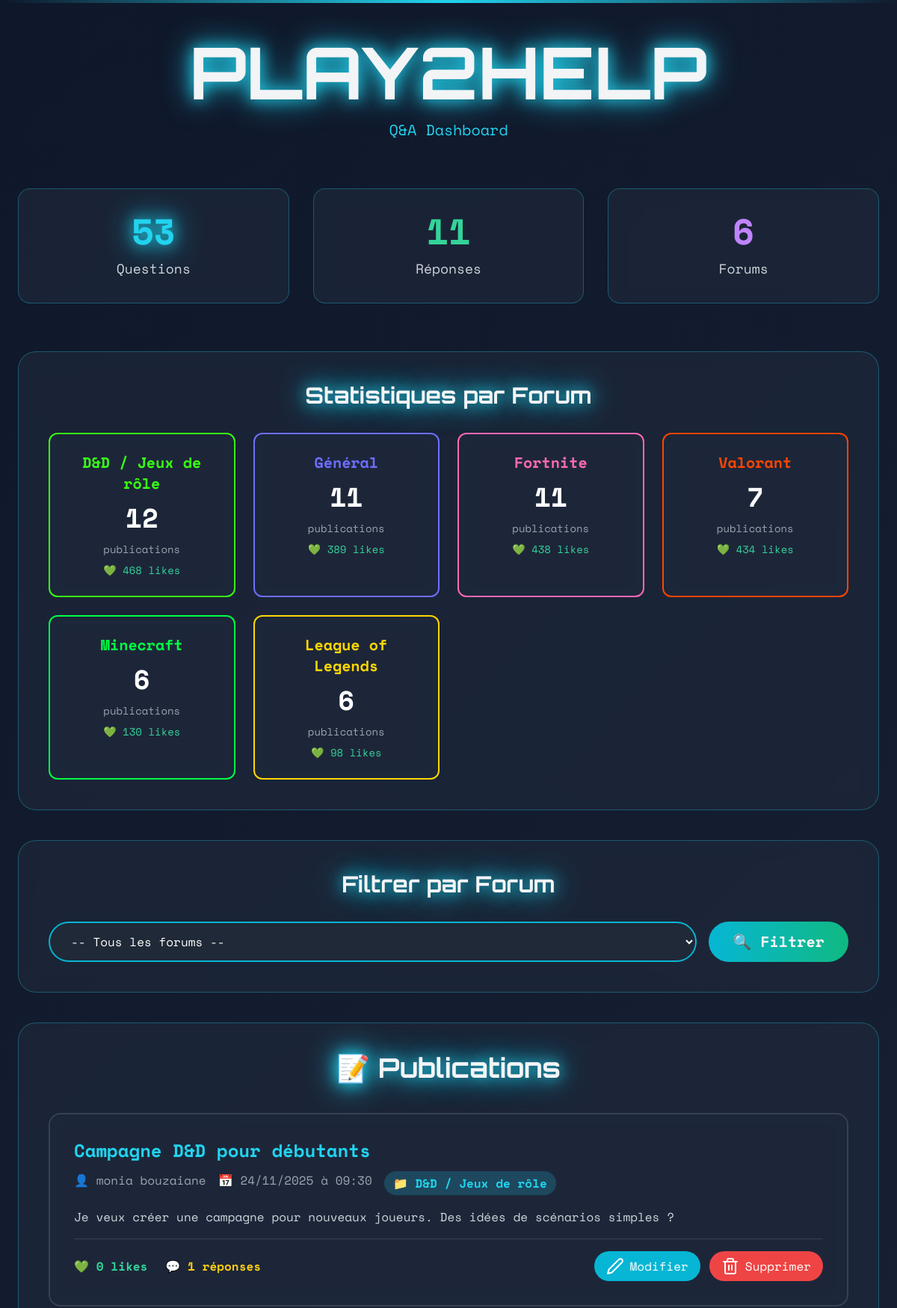
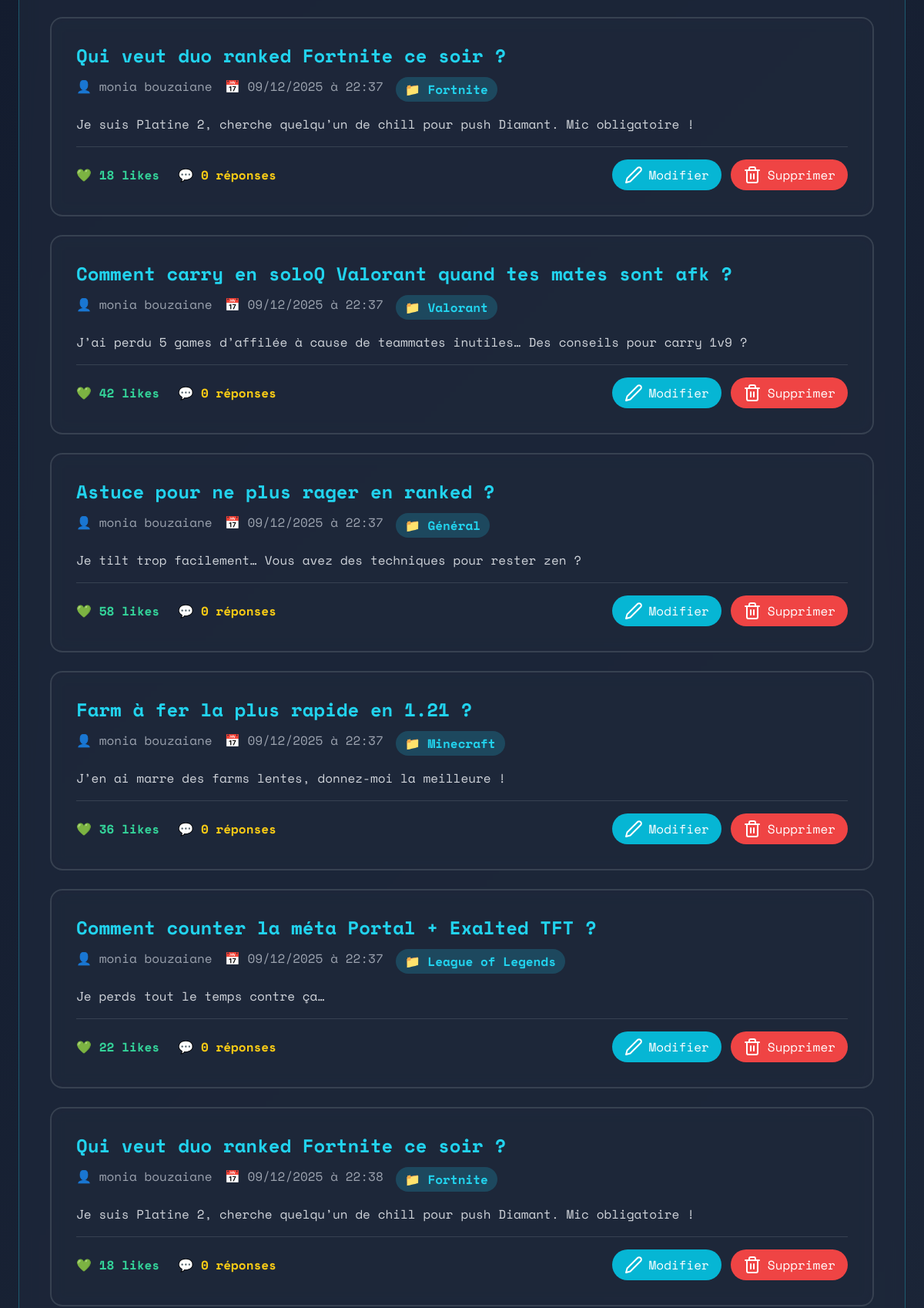
Page /views/backoffice/api_admin.php (upper part) on the committed database (2 pictures, top to bottom).
### tables this page shows
CREATE TABLE `forum` (
  `id_forum` int(11) NOT NULL,
  `nom` varchar(150) NOT NULL,
  `description` text DEFAULT NULL,
  `date_creation` datetime DEFAULT current_timestamp(),
  `couleur` varchar(7) DEFAULT '#6e6eff'
);

CREATE TABLE `publication` (
  `id_publication` int(11) NOT NULL,
  `id_forum` int(11) NOT NULL,
  `id_auteur` int(11) NOT NULL,
  `titre` varchar(255) NOT NULL,
  `contenu` text NOT NULL,
  `image` varchar(500) DEFAULT NULL,
  `date_publication` timestamp NOT NULL DEFAULT current_timestamp(),
  `supprimee` tinyint(4) DEFAULT 0,
  `validee` tinyint(4) DEFAULT 1,
  `likes` int(11) DEFAULT 0,
  `dislikes` int(11) DEFAULT 0,
  `auteur` varchar(50) DEFAULT 'Anonyme',
  `emojis` longtext DEFAULT NULL CHECK (json_valid(`emojis`)),
  `gif_url` varchar(500) DEFAULT NULL,
  `sticker_url` varchar(500) DEFAULT NULL
);

CREATE TABLE `users` (
  `id` int(11) NOT NULL,
  `first_name` varchar(100) NOT NULL,
  `last_name` varchar(100) NOT NULL,
  `username` varchar(100) NOT NULL,
  `email` varchar(255) NOT NULL,
  `birthdate` date NOT NULL,
  `gender` enum('male','female','other','prefer-not') DEFAULT 'prefer-not',
  `country` varchar(100) NOT NULL,
  `city` varchar(100) DEFAULT NULL,
  `role` enum('viewer','streamer','admin') NOT NULL DEFAULT 'viewer',
  `stream_link` varchar(255) DEFAULT NULL,
  `stream_description` text DEFAULT NULL,
  `stream_platform` enum('twitch','youtube','kick','other') DEFAULT NULL,
  `password` varchar(255) NOT NULL,
  `reset_token` varchar(255) DEFAULT NULL COMMENT 'Hash SHA256 du token de réinitialisation',
  `reset_token_expires` datetime DEFAULT NULL COMMENT 'Expiration du token (1 heure)',
  `reset_token_used` tinyint(1) NOT NULL DEFAULT 0 COMMENT 'Token utilisé (0=non utilisé, 1=utilisé) - pour prévenir réutilisation',
  `profile_image` varchar(255) DEFAULT NULL,
  `join_date` timestamp NOT NULL DEFAULT current_timestamp(),
  `created_at` timestamp NOT NULL DEFAULT current_timestamp(),
  `updated_at` timestamp NOT NULL DEFAULT current_timestamp() ON UPDATE current_timestamp(),
  `is_banned` tinyint(1) NOT NULL DEFAULT 0 COMMENT 'Utilisateur banni (1) ou actif (0)',
  `ban_type` enum('soft','permanent') DEFAULT NULL COMMENT 'Type de bannissement: soft (temporaire) ou permanent',
  `ban_reason` text DEFAULT NULL COMMENT 'Raison du bannissement',
  `banned_at` datetime DEFAULT NULL COMMENT 'Date et heure du bannissement',
  `banned_until` datetime DEFAULT NULL COMMENT 'Date d''expiration du bannissement (NULL si permanent)',
  `banned_by` int(11) DEFAULT NULL COMMENT 'ID de l''admin qui a banni'
);

### models/PublicationModel.php (called while the page is built, shortened)
<?php
class PublicationModel {
    private $pdo;
    public function __construct($pdo) {
        $this->pdo = $pdo;
    }
    public function getForums() {
        try {
            $sql = "SELECT * FROM forum ORDER BY nom";
            $stmt = $this->pdo->query($sql);
            return $stmt->fetchAll(PDO::FETCH_ASSOC);
        } catch (PDOException $e) {
            error_log("Erreur getForums: " . $e->getMessage());
            return [];
        }
    }
public function getTotalPublications() {
    try {
        $sql = "SELECT COUNT(*) as total FROM publication WHERE supprimee = 0";
        $stmt = $this->pdo->query($sql);
        $result = $stmt->fetch(PDO::FETCH_ASSOC);
        return $result['total'];
    } catch (PDOException $e) {
        error_log("Erreur count publications: " . $e->getMessage());
        return 0;
    }
}
public function getAllPublicationsForAdmin($search = '') {
    try {
        $sql = "SELECT p.*, f.nom as forum_nom, u.first_name as prenom, u.last_name as auteur_nom,
                       (SELECT COUNT(*) FROM reponse r WHERE r.id_publication = p.id_publication AND r.supprimee = 0) as nb_reponses
                FROM publication p
                JOIN forum f ON p.id_forum = f.id_forum
                JOIN users u ON p.id_auteur = u.id
                WHERE p.supprimee = 0";
        if (!empty($search)) {
            $sql .= " AND (p.titre LIKE ? OR p.contenu LIKE ? OR u.first_name LIKE ? OR u.last_name LIKE ?)";
            $searchTerm = "%$search%";
            $stmt = $this->pdo->prepare($sql);
            $stmt->execute([$searchTerm, $searchTerm, $searchTerm, $searchTerm]);
        } else {
            $stmt = $this->pdo->query($sql);
        }
        return $stmt->fetchAll(PDO::FETCH_ASSOC);
    } catch (PDOException $e) {
        error_log("Erreur publications admin: " . $e->getMessage());
        return [];
    }
}
public function getStatistiquesParForum() {
    try {
        $sql = "SELECT f.id_forum,
                       f.nom as forum_nom,
                       f.couleur,
                       f.description,
                       COUNT(p.id_publication) as nb_publications,
                       IFNULL(SUM(p.likes), 0) as total_likes
                FROM forum f
                LEFT JOIN publication p ON f.id_forum = p.id_forum
                                        AND p.supprimee = 0
                GROUP BY f.id_forum, f.nom, f.couleur, f.description
                ORDER BY nb_publications DESC";
        $stmt = $this->pdo->query($sql);
        return $stmt->fetchAll(PDO::FETCH_ASSOC);
    } catch (PDOException $e) {
        error_log("Erreur getStatistiquesParForum: " . $e->getMessage());
        return [];
    }
}
}
?>

### models/ReponseModel.php (called while the page is built, shortened)
<?php
class ReponseModel {
    private $pdo;
    public function __construct($pdo) {
        $this->pdo = $pdo;
    }
public function getTotalReponses() {
    try {
        $sql = "SELECT COUNT(*) as total FROM reponse WHERE supprimee = 0";
        $stmt = $this->pdo->query($sql);
        $result = $stmt->fetch(PDO::FETCH_ASSOC);
        return $result['total'];
    } catch (PDOException $e) {
        error_log("Erreur count réponses: " . $e->getMessage());
        return 0;
    }
}
}
?>

### views/backoffice/api_admin.php (the view, shortened to what this page needs)
<?php
require_once __DIR__ . '/../../config/config.php';
require_once __DIR__ . '/../../models/PublicationModel.php';
require_once __DIR__ . '/../../models/ReponseModel.php';
$pdo = config::getConnexion();
$publicationModel = new PublicationModel($pdo);
$reponseModel = new ReponseModel($pdo);
$forums = $publicationModel->getForums();
$totalPosts = $publicationModel->getTotalPublications();
$totalAnswers = $reponseModel->getTotalReponses();
$statsForums = $publicationModel->getStatistiquesParForum();
$forumSelectionne = null;
$publications = [];
if (isset($_GET['id_forum']) && !empty($_GET['id_forum']) && is_numeric($_GET['id_forum'])) {
    $idForum = (int)$_GET['id_forum'];
    $publications = $publicationModel->afficherPublicationsParForum($idForum);
    foreach ($forums as $forum) {
        if ($forum['id_forum'] == $idForum) {
            $forumSelectionne = $forum;
            break;
        }
    }
} else {
    $publications = $publicationModel->getAllPublicationsForAdmin();
}
?>
<!DOCTYPE html>
<html lang="fr" class="bg-gray-950 text-gray-100">
<head>
  <script src="https://cdn.tailwindcss.com"></script>
</head>
<body class="relative min-h-screen overflow-x-hidden smooth-scroll">
  <main class="container mx-auto px-6 py-12 max-w-7xl">
    <div class="text-center mb-16">
      <h1 class="text-6xl md:text-8xl font-bold font-orbitron neon animate-pulse">PLAY2HELP</h1>
      <p class="text-cyan-400 text-xl mt-4">Q&A Dashboard</p>
    </div>
    <div class="grid grid-cols-1 md:grid-cols-3 gap-8 mb-16">
      <div class="card p-8 rounded-2xl text-center glow transition transform hover:scale-105">
        <h3 class="text-5xl font-bold text-cyan-400 neon"><?= $totalPosts ?></h3>
        <p class="text-gray-300 mt-3 text-lg">Questions</p>
      </div>
      <div class="card p-8 rounded-2xl text-center glow transition transform hover:scale-105">
        <h3 class="text-5xl font-bold text-emerald-400"><?= $totalAnswers ?></h3>
        <p class="text-gray-300 mt-3 text-lg">Réponses</p>
      </div>
      <div class="card p-8 rounded-2xl text-center glow transition transform hover:scale-105">
        <h3 class="text-5xl font-bold text-purple-400"><?= count($forums) ?></h3>
        <p class="text-gray-300 mt-3 text-lg">Forums</p>
      </div>
    </div>
    <div class="card rounded-3xl p-10 glow mb-10">
      <h2 class="text-3xl font-bold text-center mb-8 neon font-orbitron">Statistiques par Forum</h2>
      <div class="grid grid-cols-1 md:grid-cols-2 lg:grid-cols-4 gap-6">
        <?php foreach ($statsForums as $stat): ?>
          <div class="card p-6 rounded-xl text-center border-2 transition transform hover:scale-105 cursor-pointer"
               style="border-color: <?= htmlspecialchars($stat['couleur']) ?>;"
               onclick="filterByForum(<?= $stat['id_forum'] ?>)">
            <h3 class="text-xl font-bold mb-2" style="color: <?= htmlspecialchars($stat['couleur']) ?>;">
              <?= htmlspecialchars($stat['forum_nom']) ?>
            </h3>
            <div class="text-4xl font-bold text-white my-3"><?= $stat['nb_publications'] ?></div>
            <p class="text-gray-400 text-sm">publications</p>
            <p class="text-emerald-400 text-sm mt-2">💚 <?= $stat['total_likes'] ?> likes</p>
          </div>
        <?php endforeach; ?>
      </div>
    </div>
    <div class="card rounded-3xl p-10 glow mb-10" id="filterSection">
      <h2 class="text-3xl font-bold text-center mb-8 neon font-orbitron">Filtrer par Forum</h2>
      <form method="GET" action="<?= basename($_SERVER['PHP_SELF']) ?>" id="filterForm" class="flex flex-col md:flex-row gap-4">
        <select name="id_forum" id="forumSelect"
                class="flex-1 bg-gray-800 border-2 border-cyan-500 rounded-full px-6 py-3 text-white focus:outline-none focus:ring-2 focus:ring-cyan-400">
          <option value="">-- Tous les forums --</option>
        </select>
        <button type="submit" class="bg-gradient-to-r from-cyan-500 to-emerald-500 px-8 py-3 rounded-full text-xl font-bold hover:scale-110 transition">
          🔍 Filtrer
        </button>
      </form>
    </div>
    <div class="card rounded-3xl p-10 glow mb-20" id="publicationsList">
      <h2 class="text-4xl font-bold text-center mb-10 neon font-orbitron">
        📝 Publications <?= $forumSelectionne ? 'du forum ' . htmlspecialchars($forumSelectionne['nom']) : '' ?>
      </h2>
      <?php if (!empty($publications)): ?>
        <div class="grid grid-cols-1 gap-6">
          <?php foreach ($publications as $pub): ?>
            <div class="card p-8 rounded-2xl border-2 border-gray-700 hover:border-cyan-500 transition publication-item">
              <h3 class="text-2xl font-bold text-cyan-400 mb-3">
                <?= htmlspecialchars($pub['titre']) ?>
              </h3>
              <div class="text-gray-400 mb-4 flex flex-wrap gap-4">
                <span>👤 <?= htmlspecialchars($pub['prenom']) ?> <?= htmlspecialchars($pub['auteur_nom'] ?? '') ?></span>
                <span>📅 <?= date('d/m/Y à H:i', strtotime($pub['date_publication'])) ?></span>
                <span class="font-bold px-3 py-1 rounded-full"
                      style="background-color: <?= htmlspecialchars($pub['forum_couleur'] ?? '#22d3ee') ?>33; color: <?= htmlspecialchars($pub['forum_couleur'] ?? '#22d3ee') ?>;">
                  📁 <?= htmlspecialchars($pub['forum_nom']) ?>
                </span>
              </div>
              <div class="text-gray-300 mb-4 leading-relaxed">
                <?= nl2br(htmlspecialchars($pub['contenu'])) ?>
              </div>
              <div class="flex justify-between items-center pt-4 border-t border-gray-700">
                <div class="flex gap-6">
                  <span class="text-emerald-400 font-bold">💚 <?= $pub['likes'] ?> likes</span>
                  <span class="text-yellow-400 font-bold">💬 <?= $pub['nb_reponses'] ?> réponses</span>
                </div>
                <div class="flex gap-3">
                  <button onclick="showEditForm(<?= $pub['id_publication'] ?>)"
                          class="bg-cyan-500 hover:bg-cyan-600 text-white px-4 py-2 rounded-full transition flex items-center gap-2">
                    <i data-feather="edit-2"></i> Modifier
                  </button>
                  <button onclick="deletePublication(<?= $pub['id_publication'] ?>)"
                          class="bg-red-500 hover:bg-red-600 text-white px-4 py-2 rounded-full transition flex items-center gap-2">
                    <i data-feather="trash-2"></i> Supprimer
                  </button>
                </div>
              </div>
            </div>
          <?php endforeach; ?>
        </div>
      <?php endif; ?>
    </div>
  </main>
</body>
</html>

### views/backoffice/api_admin.php (style rules this page uses)
body { font-family: 'Space Mono', monospace; background: linear-gradient(135deg, #0f172a 0%, #1e293b 100%); }
.card { background: rgba(30, 41, 59, 0.7); backdrop-filter: blur(10px); border: 1px solid rgba(34, 211, 238, 0.3); }
.neon { text-shadow: 0 0 20px #22d3ee, 0 0 40px #22d3ee; }
.font-orbitron { font-family: 'Orbitron', sans-serif; }
.smooth-scroll { scroll-behavior: smooth; }

### rows in the picture
forum: nom "D&D / Jeux de rôle", nb_publications "12", total_likes "468"
forum: nom "Général", nb_publications "11", total_likes "389"
forum: nom "Fortnite", nb_publications "11", total_likes "438"
forum: nom "Valorant", nb_publications "7", total_likes "434"
forum: nom "Minecraft", nb_publications "6", total_likes "130"
forum: nom "League of Legends", nb_publications "6", total_likes "98"
publication: titre "Campagne D&D pour débutants", users.first_name "monia", users.last_name "bouzaiane", date_publication "24/11/2025 à 09:30", id_forum.nom "D&D / Jeux de rôle", contenu "Je veux créer une campagne pour nouveaux joueurs. Des idées de scénarios simples ?", likes "0", nb_reponses "1"
publication: titre "Qui veut duo ranked Fortnite ce soir ?", users.first_name "monia", users.last_name "bouzaiane", date_publication "09/12/2025 à 22:37", id_forum.nom "Fortnite", contenu "Je suis Platine 2, cherche quelqu’un de chill pour push Diamant. Mic obligatoire !", likes "18", nb_reponses "0"
publication: titre "Comment carry en soloQ Valorant quand tes mates sont afk ?", users.first_name "monia", users.last_name "bouzaiane", date_publication "09/12/2025 à 22:37", id_forum.nom "Valorant", contenu "J’ai perdu 5 games d’affilée à cause de teammates inutiles… Des conseils pour carry 1v9 ?", likes "42", nb_reponses "0"
publication: titre "Astuce pour ne plus rager en ranked ?", users.first_name "monia", users.last_name "bouzaiane", date_publication "09/12/2025 à 22:37", id_forum.nom "Général", contenu "Je tilt trop facilement… Vous avez des techniques pour rester zen ?", likes "58", nb_reponses "0"
publication: titre "Farm à fer la plus rapide en 1.21 ?", users.first_name "monia", users.last_name "bouzaiane", date_publication "09/12/2025 à 22:37", id_forum.nom "Minecraft", contenu "J’en ai marre des farms lentes, donnez-moi la meilleure !", likes "36", nb_reponses "0"
publication: titre "Comment counter la méta Portal + Exalted TFT ?", users.first_name "monia", users.last_name "bouzaiane", date_publication "09/12/2025 à 22:37", id_forum.nom "League of Legends", contenu "Je perds tout le temps contre ça…", likes "22", nb_reponses "0"
publication: titre "Qui veut duo ranked Fortnite ce soir ?", users.first_name "monia", users.last_name "bouzaiane", date_publication "09/12/2025 à 22:38", id_forum.nom "Fortnite", contenu "Je suis Platine 2, cherche quelqu’un de chill pour push Diamant. Mic obligatoire !", likes "18", nb_reponses "0"

### other values in the picture
$totalPosts "53"
$totalAnswers "11"
count($forums) "6"
